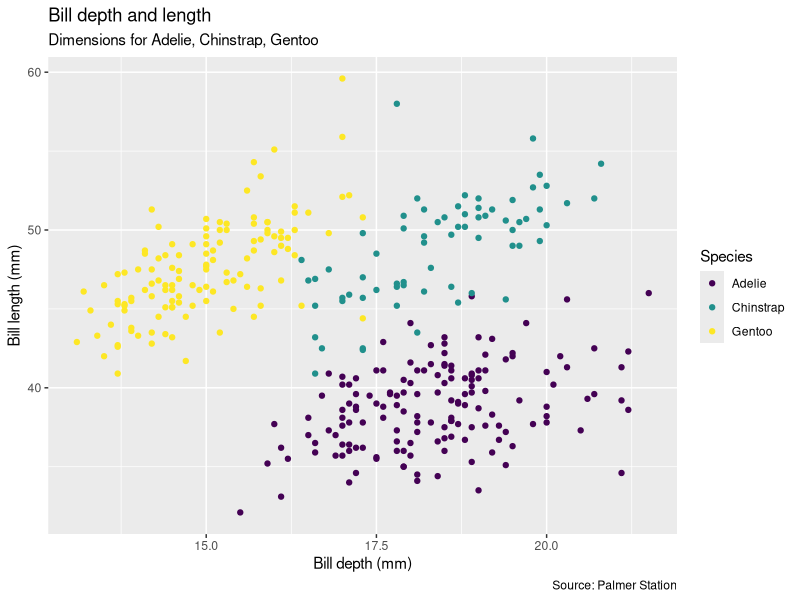

The R source for this figure:
### Created By: Jacquin Moraga ####
### Created On: 2025-09-09 ####


## Load Libraries ####
library(ggplot2)
library(palmerpenguins)
library(tidyverse)



## Glimpse Data ####
glimpse(penguins)


ggplot(data = penguins, 
       mapping = aes(x = bill_depth_mm,
                     y = bill_length_mm,
                     color = species,
                     aplha = flipper_length_mm)) +
geom_point()+ 
  labs(title = "Bill depth and length",
       subtitle = "Dimensions for Adelie, Chinstrap, Gentoo",
       x = "Bill depth (mm)", y = "Bill length (mm)",
       color = "Species",
       caption = "Source: Palmer Station")+ 
  scale_color_viridis_d()

